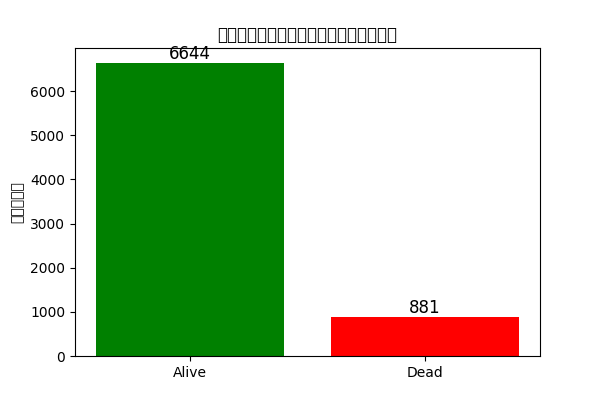

This figure's Python source:
import pandas as pd
import matplotlib.pyplot as plt

# สมมติว่ามี DataFrame ชื่อ df
df = pd.read_csv('output1.csv')

# นับจำนวน 0 (รอด) และ 1 (ตาย)
counts = df['Dead'].value_counts().sort_index()  # index 0=รอด, 1=ตาย

# labels ให้เข้าใจง่าย
labels = ['Alive', 'Dead']

plt.figure(figsize=(6, 4))
bars = plt.bar(labels, counts, color=['green', 'red'])
plt.title('จำนวนคนรอดและคนตาย')
plt.ylabel('จำนวน')

# ใส่จำนวนบนแท่ง
for bar in bars:
    height = bar.get_height()
    plt.text(bar.get_x() + bar.get_width()/2, height, str(int(height)),
             ha='center', va='bottom', fontsize=12, color='black')

plt.show()
